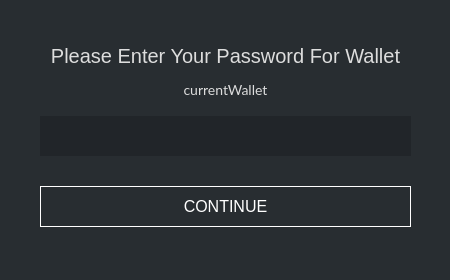
<?xml version="1.0" encoding="UTF-8"?>
<ui version="4.0">
 <class>PasswordDialog</class>
 <widget class="QDialog" name="PasswordDialog">
  <property name="geometry">
   <rect>
    <x>0</x>
    <y>0</y>
    <width>450</width>
    <height>280</height>
   </rect>
  </property>
  <property name="sizePolicy">
   <sizepolicy hsizetype="Preferred" vsizetype="Preferred">
    <horstretch>0</horstretch>
    <verstretch>0</verstretch>
   </sizepolicy>
  </property>
  <property name="minimumSize">
   <size>
    <width>450</width>
    <height>280</height>
   </size>
  </property>
  <property name="maximumSize">
   <size>
    <width>450</width>
    <height>280</height>
   </size>
  </property>
  <property name="font">
   <font>
    <family>Lato</family>
    <pointsize>10</pointsize>
   </font>
  </property>
  <property name="windowTitle">
   <string>Enter password</string>
  </property>
  <property name="styleSheet">
   <string notr="true"/>
  </property>
  <layout class="QGridLayout" name="gridLayout">
   <property name="leftMargin">
    <number>0</number>
   </property>
   <property name="topMargin">
    <number>0</number>
   </property>
   <property name="rightMargin">
    <number>0</number>
   </property>
   <property name="bottomMargin">
    <number>0</number>
   </property>
   <item row="0" column="0">
    <widget class="QGroupBox" name="groupBox">
     <property name="minimumSize">
      <size>
       <width>450</width>
       <height>280</height>
      </size>
     </property>
     <property name="maximumSize">
      <size>
       <width>450</width>
       <height>280</height>
      </size>
     </property>
     <property name="styleSheet">
      <string notr="true">border: 0px; background-color: #282d31; </string>
     </property>
     <property name="title">
      <string/>
     </property>
     <widget class="QLineEdit" name="m_passwordEdit">
      <property name="geometry">
       <rect>
        <x>40</x>
        <y>116</y>
        <width>371</width>
        <height>40</height>
       </rect>
      </property>
      <property name="sizePolicy">
       <sizepolicy hsizetype="Expanding" vsizetype="Fixed">
        <horstretch>0</horstretch>
        <verstretch>0</verstretch>
       </sizepolicy>
      </property>
      <property name="minimumSize">
       <size>
        <width>0</width>
        <height>25</height>
       </size>
      </property>
      <property name="font">
       <font>
        <family>Lato</family>
        <pointsize>9</pointsize>
       </font>
      </property>
      <property name="styleSheet">
       <string notr="true">background-color: #212529;
border-right: 0px;
color: #e5e5e5;
padding: 5px;</string>
      </property>
      <property name="echoMode">
       <enum>QLineEdit::Password</enum>
      </property>
      <property name="alignment">
       <set>Qt::AlignCenter</set>
      </property>
     </widget>
     <widget class="QPushButton" name="m_okButton">
      <property name="enabled">
       <bool>true</bool>
      </property>
      <property name="geometry">
       <rect>
        <x>40</x>
        <y>186</y>
        <width>371</width>
        <height>41</height>
       </rect>
      </property>
      <property name="minimumSize">
       <size>
        <width>125</width>
        <height>25</height>
       </size>
      </property>
      <property name="font">
       <font>
        <pointsize>-1</pointsize>
       </font>
      </property>
      <property name="styleSheet">
       <string notr="true">QPushButton#m_okButton {color: white; background-color: #1; border: 1px solid white; font-size: 16px;}

QPushButton#m_okButton:hover {color: white; background-color: #1; border: 2px solid white; font-size: 16px;}</string>
      </property>
      <property name="text">
       <string>CONTINUE</string>
      </property>
      <property name="default">
       <bool>true</bool>
      </property>
     </widget>
     <widget class="QLabel" name="m_errorLabel">
      <property name="geometry">
       <rect>
        <x>40</x>
        <y>86</y>
        <width>371</width>
        <height>16</height>
       </rect>
      </property>
      <property name="minimumSize">
       <size>
        <width>122</width>
        <height>0</height>
       </size>
      </property>
      <property name="font">
       <font>
        <pointsize>-1</pointsize>
       </font>
      </property>
      <property name="styleSheet">
       <string notr="true">color: white; font-size: 20px;</string>
      </property>
      <property name="text">
       <string>Incorrect Password</string>
      </property>
      <property name="alignment">
       <set>Qt::AlignCenter</set>
      </property>
     </widget>
     <widget class="QLabel" name="label_3">
      <property name="geometry">
       <rect>
        <x>40</x>
        <y>40</y>
        <width>371</width>
        <height>31</height>
       </rect>
      </property>
      <property name="font">
       <font>
        <pointsize>-1</pointsize>
       </font>
      </property>
      <property name="styleSheet">
       <string notr="true">color: #ddd;
border-right: 0px;
font-size: 20px;</string>
      </property>
      <property name="text">
       <string>Please Enter Your Password For Wallet</string>
      </property>
      <property name="alignment">
       <set>Qt::AlignCenter</set>
      </property>
     </widget>
     <widget class="QLabel" name="m_currentWalletTitle">
      <property name="geometry">
       <rect>
        <x>40</x>
        <y>76</y>
        <width>371</width>
        <height>26</height>
       </rect>
      </property>
      <property name="font">
       <font>
        <family>Lato</family>
        <pointsize>-1</pointsize>
       </font>
      </property>
      <property name="styleSheet">
       <string notr="true">color: #ddd;
        border-right: 0px;
        font-size: 14px;
font-family: Lato;</string>
      </property>
      <property name="text">
       <string>currentWallet</string>
      </property>
      <property name="alignment">
       <set>Qt::AlignCenter</set>
      </property>
     </widget>
    </widget>
   </item>
  </layout>
 </widget>
 <resources/>
 <connections>
  <connection>
   <sender>m_okButton</sender>
   <signal>clicked()</signal>
   <receiver>PasswordDialog</receiver>
   <slot>accept()</slot>
   <hints>
    <hint type="sourcelabel">
     <x>142</x>
     <y>100</y>
    </hint>
    <hint type="destinationlabel">
     <x>158</x>
     <y>68</y>
    </hint>
   </hints>
  </connection>
 </connections>
</ui>
